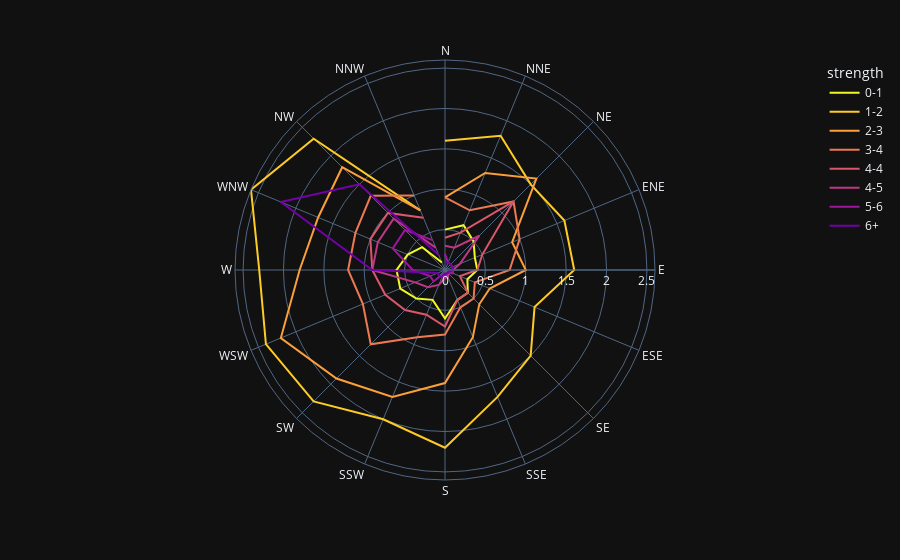

The cell this chart's notebook holds for it:
### Code cell
import plotly.graph_objects as go
import pandas as pd
import plotly.express as px
df = px.data.wind()
fig = px.line_polar(df, r="frequency", theta="direction", color="strength", 
                    color_discrete_sequence=px.colors.sequential.Plasma_r,
                    template="plotly_dark",)
fig.show()

### Figure 1 — Plotly figure (JSON) as saved in the notebook; plotly's stock layout.template omitted (floating-point values rounded to 4 significant figures)
{"data": [{"hovertemplate": "strength=0-1<br>frequency=%{r}<br>direction=%{theta}<extra></extra>", "legendgroup": "0-1", "line": {"color": "#f0f921", "dash": "solid"}, "marker": {"symbol": "circle"}, "mode": "lines", "name": "0-1", "r": [0.5, 0.6, 0.5, 0.4, 0.4, 0.3, 0.4, 0.4, 0.6, 0.4, 0.5, 0.6, 0.6, 0.5, 0.4, 0.1], "showlegend": true, "subplot": "polar", "theta": ["N", "NNE", "NE", "ENE", "E", "ESE", "SE", "SSE", "S", "SSW", "SW", "WSW", "W", "WNW", "NW", "NNW"], "type": "scatterpolar"}, {"hovertemplate": "strength=1-2<br>frequency=%{r}<br>direction=%{theta}<extra></extra>", "legendgroup": "1-2", "line": {"color": "#fdca26", "dash": "solid"}, "marker": {"symbol": "circle"}, "mode": "lines", "name": "1-2", "r": [1.6, 1.8, 1.5, 1.6, 1.6, 1.2, 1.5, 1.7, 2.2, 2, 2.3, 2.4, 2.3, 2.6, 2.3, 0.8], "showlegend": true, "subplot": "polar", "theta": ["N", "NNE", "NE", "ENE", "E", "ESE", "SE", "SSE", "S", "SSW", "SW", "WSW", "W", "WNW", "NW", "NNW"], "type": "scatterpolar"}, {"hovertemplate": "strength=2-3<br>frequency=%{r}<br>direction=%{theta}<extra></extra>", "legendgroup": "2-3", "line": {"color": "#fb9f3a", "dash": "solid"}, "marker": {"symbol": "circle"}, "mode": "lines", "name": "2-3", "r": [0.9, 1.3, 1.6, 0.9, 1, 0.6, 0.6, 0.9, 1.4, 1.7, 1.9, 2.2, 1.8, 1.7, 1.8, 0.8], "showlegend": true, "subplot": "polar", "theta": ["N", "NNE", "NE", "ENE", "E", "ESE", "SE", "SSE", "S", "SSW", "SW", "WSW", "W", "WNW", "NW", "NNW"], "type": "scatterpolar"}, {"hovertemplate": "strength=3-4<br>frequency=%{r}<br>direction=%{theta}<extra></extra>", "legendgroup": "3-4", "line": {"color": "#ed7953", "dash": "solid"}, "marker": {"symbol": "circle"}, "mode": "lines", "name": "3-4", "r": [0.9, 0.8, 1.2, 1, 0.8, 0.4, 0.5, 0.5, 0.8, 0.9, 1.3, 1.1, 1.2, 1.2, 1.3, 1], "showlegend": true, "subplot": "polar", "theta": ["N", "NNE", "NE", "ENE", "E", "ESE", "SE", "SSE", "S", "SSW", "SW", "WSW", "W", "WNW", "NW", "NNW"], "type": "scatterpolar"}, {"hovertemplate": "strength=4-4<br>frequency=%{r}<br>direction=%{theta}<extra></extra>", "legendgroup": "4-4", "line": {"color": "#d8576b", "dash": "solid"}, "marker": {"symbol": "circle"}, "mode": "lines", "name": "4-4", "r": [0.4, 0.5, 1.2, 0.5, 0.4, 0.2, 0.4, 0.4, 0.7, 0.6, 0.7, 0.8, 0.9, 1, 1, 0.7], "showlegend": true, "subplot": "polar", "theta": ["N", "NNE", "NE", "ENE", "E", "ESE", "SE", "SSE", "S", "SSW", "SW", "WSW", "W", "WNW", "NW", "NNW"], "type": "scatterpolar"}, {"hovertemplate": "strength=4-5<br>frequency=%{r}<br>direction=%{theta}<extra></extra>", "legendgroup": "4-5", "line": {"color": "#bd3786", "dash": "solid"}, "marker": {"symbol": "circle"}, "mode": "lines", "name": "4-5", "r": [0.3, 0.3, 0.6, 0.2, 0.1, 0.1, 0.05, 0.1, 0.1, 0.2, 0.3, 0.4, 0.9, 0.9, 0.9, 0.3], "showlegend": true, "subplot": "polar", "theta": ["N", "NNE", "NE", "ENE", "E", "ESE", "SE", "SSE", "S", "SSW", "SW", "WSW", "W", "WNW", "NW", "NNW"], "type": "scatterpolar"}, {"hovertemplate": "strength=5-6<br>frequency=%{r}<br>direction=%{theta}<extra></extra>", "legendgroup": "5-6", "line": {"color": "#9c179e", "dash": "solid"}, "marker": {"symbol": "circle"}, "mode": "lines", "name": "5-6", "r": [0.2, 0.1, 0.1, 0.1, 0.1, 0.1, 0.05, 0.05, 0.1, 0.05, 0.2, 0.2, 0.4, 0.7, 0.7, 0.4], "showlegend": true, "subplot": "polar", "theta": ["N", "NNE", "NE", "ENE", "E", "ESE", "SE", "SSE", "S", "SSW", "SW", "WSW", "W", "WNW", "NW", "NNW"], "type": "scatterpolar"}, {"hovertemplate": "strength=6+<br>frequency=%{r}<br>direction=%{theta}<extra></extra>", "legendgroup": "6+", "line": {"color": "#7201a8", "dash": "solid"}, "marker": {"symbol": "circle"}, "mode": "lines", "name": "6+", "r": [0.1, 0.1, 0.1, 0.1, 0.1, 0.05, 0.05, 0.05, 0.05, 0.1, 0.1, 0.1, 0.9, 2.2, 1.5, 0.2], "showlegend": true, "subplot": "polar", "theta": ["N", "NNE", "NE", "ENE", "E", "ESE", "SE", "SSE", "S", "SSW", "SW", "WSW", "W", "WNW", "NW", "NNW"], "type": "scatterpolar"}], "layout": {"polar": {"domain": {"x": [0, 1], "y": [0, 1]}, "angularaxis": {"direction": "clockwise", "rotation": 90, "type": "category"}, "radialaxis": {"type": "linear", "autorange": true, "range": [0, 2.6]}}, "legend": {"title": {"text": "strength"}, "tracegroupgap": 0}, "margin": {"t": 60}, "autosize": true}}
